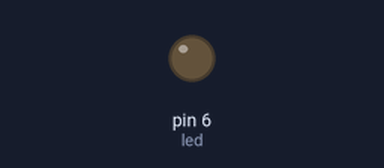
This sketch was run on a simulated Arduino Uno, built with avr-gcc and run on an emulated ATmega328P. Shown: output pins drawn as LEDs (lit = HIGH).

Above: at 0.5 s.
At 11.2 s:
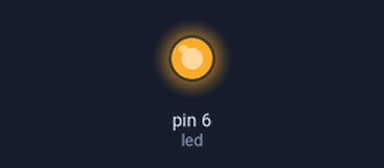
Timing chart, 0 to 27.9 s (numbered marks = the images above):
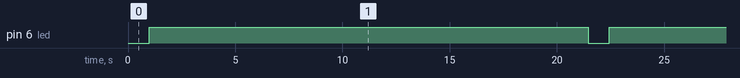

The sketch:

TestTransmitter.ino
```cpp
/*
I wanted to setup another device (Nanode) that would simply send the 32bit
IR remote code over and over again. This way I can test my RF receiver.
*/
#include <RCSwitch.h>
RCSwitch mySwitch = RCSwitch();
int led = 6;

void setup() {
  mySwitch.enableTransmit(3);  // Using Pin #3
  Serial.begin(9600);
  pinMode(led, OUTPUT);
}

void loop() {
  digitalWrite(led, LOW);   // turn the LED on to show we are about to transmit
  delay(1000);               // wait for a second
  digitalWrite(led, HIGH);    // turn the LED off
  mySwitch.send(12440064,24);
  delay(20000);
}
```

Measured:
- by itself, pin 6 (led): alternates HIGH for 20.5 s and LOW for 1.0 s
